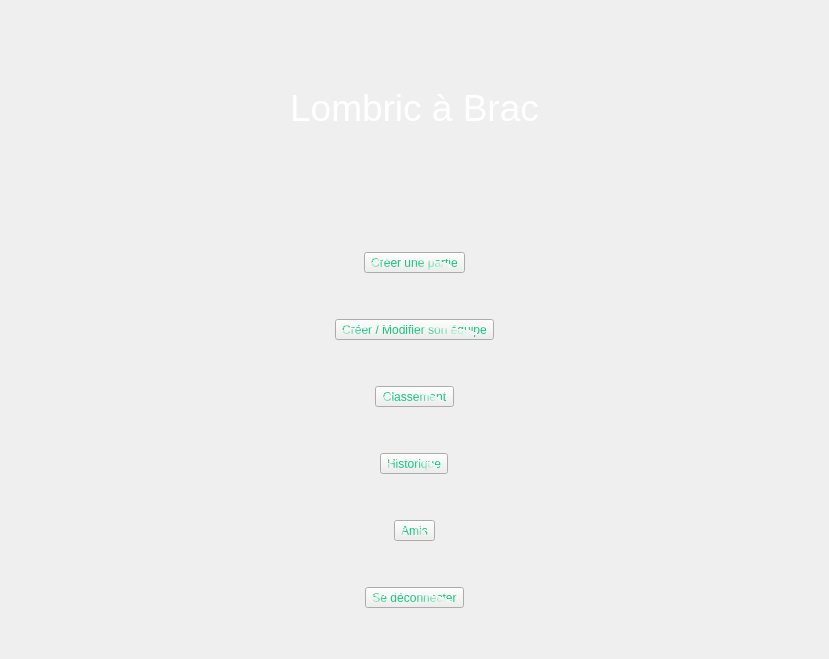
<?xml version="1.0" encoding="UTF-8"?>
<ui version="4.0">
 <class>MenuWidget</class>
 <widget class="QWidget" name="MenuWidget">
  <property name="geometry">
   <rect>
    <x>0</x>
    <y>0</y>
    <width>829</width>
    <height>659</height>
   </rect>
  </property>
  <property name="windowTitle">
   <string>Form</string>
  </property>
  <property name="styleSheet">
   <string notr="true">background-image: url(:/wallpaper/UI/Resources/cropped-1920-1080-521477.jpg);
font: 75 oblique 11pt &quot;Tlwg Typist&quot;;
</string>
  </property>
  <layout class="QVBoxLayout" name="verticalLayout_3">
   <item>
    <layout class="QVBoxLayout" name="verticalLayout_2">
     <item>
      <spacer name="verticalSpacer_8">
       <property name="orientation">
        <enum>Qt::Vertical</enum>
       </property>
       <property name="sizeHint" stdset="0">
        <size>
         <width>20</width>
         <height>40</height>
        </size>
       </property>
      </spacer>
     </item>
     <item>
      <widget class="QLabel" name="Titre_Menu_label">
       <property name="styleSheet">
        <string notr="true">color: qradialgradient(spread:repeat, cx:0.43, cy:0.739, radius:0.5, fx:0.286, fy:0.358, stop:0.402985 rgba(18, 196, 125, 255), stop:1 rgba(255, 255, 255, 255));</string>
       </property>
       <property name="lineWidth">
        <number>1</number>
       </property>
       <property name="text">
        <string>&lt;html&gt;&lt;head/&gt;&lt;body&gt;&lt;p align=&quot;center&quot;&gt;&lt;span style=&quot; font-size:28pt; color:#ffffff;&quot;&gt;Lombric à Brac&lt;/span&gt;&lt;/p&gt;&lt;/body&gt;&lt;/html&gt;</string>
       </property>
       <property name="textFormat">
        <enum>Qt::AutoText</enum>
       </property>
      </widget>
     </item>
     <item>
      <spacer name="verticalSpacer_9">
       <property name="orientation">
        <enum>Qt::Vertical</enum>
       </property>
       <property name="sizeHint" stdset="0">
        <size>
         <width>20</width>
         <height>40</height>
        </size>
       </property>
      </spacer>
     </item>
    </layout>
   </item>
   <item>
    <layout class="QVBoxLayout" name="verticalLayout">
     <item>
      <spacer name="verticalSpacer_6">
       <property name="orientation">
        <enum>Qt::Vertical</enum>
       </property>
       <property name="sizeHint" stdset="0">
        <size>
         <width>20</width>
         <height>40</height>
        </size>
       </property>
      </spacer>
     </item>
     <item alignment="Qt::AlignHCenter">
      <widget class="QToolButton" name="Create_party_toolButton">
       <property name="styleSheet">
        <string notr="true">color: qradialgradient(spread:repeat, cx:0.43, cy:0.739, radius:0.5, fx:0.286, fy:0.358, stop:0.402985 rgba(18, 196, 125, 255), stop:1 rgba(255, 255, 255, 255));</string>
       </property>
       <property name="text">
        <string>Créer une partie</string>
       </property>
       <property name="icon">
        <iconset resource="../images_widget.qrc">
         <normaloff>:/icons/UI/Resources/icons8-play-64.png</normaloff>:/icons/UI/Resources/icons8-play-64.png</iconset>
       </property>
       <property name="iconSize">
        <size>
         <width>24</width>
         <height>24</height>
        </size>
       </property>
       <property name="toolButtonStyle">
        <enum>Qt::ToolButtonTextBesideIcon</enum>
       </property>
      </widget>
     </item>
     <item>
      <spacer name="verticalSpacer">
       <property name="orientation">
        <enum>Qt::Vertical</enum>
       </property>
       <property name="sizeHint" stdset="0">
        <size>
         <width>20</width>
         <height>40</height>
        </size>
       </property>
      </spacer>
     </item>
     <item alignment="Qt::AlignHCenter">
      <widget class="QToolButton" name="Modif_equipe_toolbutton">
       <property name="styleSheet">
        <string notr="true">color: qradialgradient(spread:repeat, cx:0.43, cy:0.739, radius:0.5, fx:0.286, fy:0.358, stop:0.402985 rgba(18, 196, 125, 255), stop:1 rgba(255, 255, 255, 255));</string>
       </property>
       <property name="text">
        <string>Créer / Modifier son équipe</string>
       </property>
       <property name="icon">
        <iconset resource="../images_widget.qrc">
         <normaloff>:/icons/UI/Resources/icons8-hydra-48.png</normaloff>:/icons/UI/Resources/icons8-hydra-48.png</iconset>
       </property>
       <property name="iconSize">
        <size>
         <width>24</width>
         <height>24</height>
        </size>
       </property>
       <property name="toolButtonStyle">
        <enum>Qt::ToolButtonTextBesideIcon</enum>
       </property>
      </widget>
     </item>
     <item>
      <spacer name="verticalSpacer_2">
       <property name="orientation">
        <enum>Qt::Vertical</enum>
       </property>
       <property name="sizeHint" stdset="0">
        <size>
         <width>20</width>
         <height>40</height>
        </size>
       </property>
      </spacer>
     </item>
     <item alignment="Qt::AlignHCenter">
      <widget class="QToolButton" name="Classement_toolButton">
       <property name="styleSheet">
        <string notr="true">color: qradialgradient(spread:repeat, cx:0.43, cy:0.739, radius:0.5, fx:0.286, fy:0.358, stop:0.402985 rgba(18, 196, 125, 255), stop:1 rgba(255, 255, 255, 255));</string>
       </property>
       <property name="text">
        <string>Classement</string>
       </property>
       <property name="icon">
        <iconset resource="../images_widget.qrc">
         <normaloff>:/icons/UI/Resources/icons8-bookmark-100.png</normaloff>:/icons/UI/Resources/icons8-bookmark-100.png</iconset>
       </property>
       <property name="iconSize">
        <size>
         <width>24</width>
         <height>24</height>
        </size>
       </property>
       <property name="toolButtonStyle">
        <enum>Qt::ToolButtonTextBesideIcon</enum>
       </property>
      </widget>
     </item>
     <item>
      <spacer name="verticalSpacer_3">
       <property name="orientation">
        <enum>Qt::Vertical</enum>
       </property>
       <property name="sizeHint" stdset="0">
        <size>
         <width>20</width>
         <height>40</height>
        </size>
       </property>
      </spacer>
     </item>
     <item alignment="Qt::AlignHCenter">
      <widget class="QToolButton" name="Historique_toolButton">
       <property name="styleSheet">
        <string notr="true">color: qradialgradient(spread:repeat, cx:0.43, cy:0.739, radius:0.5, fx:0.286, fy:0.358, stop:0.402985 rgba(18, 196, 125, 255), stop:1 rgba(255, 255, 255, 255));</string>
       </property>
       <property name="text">
        <string>Historique</string>
       </property>
       <property name="icon">
        <iconset resource="../images_widget.qrc">
         <normaloff>:/icons/UI/Resources/icons8-bookmark-64.png</normaloff>:/icons/UI/Resources/icons8-bookmark-64.png</iconset>
       </property>
       <property name="iconSize">
        <size>
         <width>24</width>
         <height>24</height>
        </size>
       </property>
       <property name="toolButtonStyle">
        <enum>Qt::ToolButtonTextBesideIcon</enum>
       </property>
      </widget>
     </item>
     <item>
      <spacer name="verticalSpacer_4">
       <property name="orientation">
        <enum>Qt::Vertical</enum>
       </property>
       <property name="sizeHint" stdset="0">
        <size>
         <width>20</width>
         <height>40</height>
        </size>
       </property>
      </spacer>
     </item>
     <item alignment="Qt::AlignHCenter">
      <widget class="QToolButton" name="Amis_toolButton">
       <property name="styleSheet">
        <string notr="true">color: qradialgradient(spread:repeat, cx:0.43, cy:0.739, radius:0.5, fx:0.286, fy:0.358, stop:0.402985 rgba(18, 196, 125, 255), stop:1 rgba(255, 255, 255, 255));</string>
       </property>
       <property name="text">
        <string>Amis</string>
       </property>
       <property name="icon">
        <iconset resource="../images_widget.qrc">
         <normaloff>:/icons/UI/Resources/icons8-friends-64.png</normaloff>:/icons/UI/Resources/icons8-friends-64.png</iconset>
       </property>
       <property name="iconSize">
        <size>
         <width>24</width>
         <height>24</height>
        </size>
       </property>
       <property name="toolButtonStyle">
        <enum>Qt::ToolButtonTextBesideIcon</enum>
       </property>
      </widget>
     </item>
     <item>
      <spacer name="verticalSpacer_5">
       <property name="orientation">
        <enum>Qt::Vertical</enum>
       </property>
       <property name="sizeHint" stdset="0">
        <size>
         <width>20</width>
         <height>40</height>
        </size>
       </property>
      </spacer>
     </item>
     <item alignment="Qt::AlignHCenter">
      <widget class="QToolButton" name="Deconexion_toolButton">
       <property name="styleSheet">
        <string notr="true">color: qradialgradient(spread:repeat, cx:0.43, cy:0.739, radius:0.5, fx:0.286, fy:0.358, stop:0.402985 rgba(18, 196, 125, 255), stop:1 rgba(255, 255, 255, 255));</string>
       </property>
       <property name="text">
        <string>Se déconnecter</string>
       </property>
       <property name="icon">
        <iconset resource="../images_widget.qrc">
         <normaloff>:/icons/UI/Resources/icons8-export-64.png</normaloff>:/icons/UI/Resources/icons8-export-64.png</iconset>
       </property>
       <property name="iconSize">
        <size>
         <width>24</width>
         <height>24</height>
        </size>
       </property>
       <property name="toolButtonStyle">
        <enum>Qt::ToolButtonTextBesideIcon</enum>
       </property>
      </widget>
     </item>
     <item>
      <spacer name="verticalSpacer_7">
       <property name="orientation">
        <enum>Qt::Vertical</enum>
       </property>
       <property name="sizeHint" stdset="0">
        <size>
         <width>20</width>
         <height>40</height>
        </size>
       </property>
      </spacer>
     </item>
    </layout>
   </item>
  </layout>
 </widget>
 <resources>
  <include location="../images_widget.qrc"/>
 </resources>
 <connections/>
</ui>
